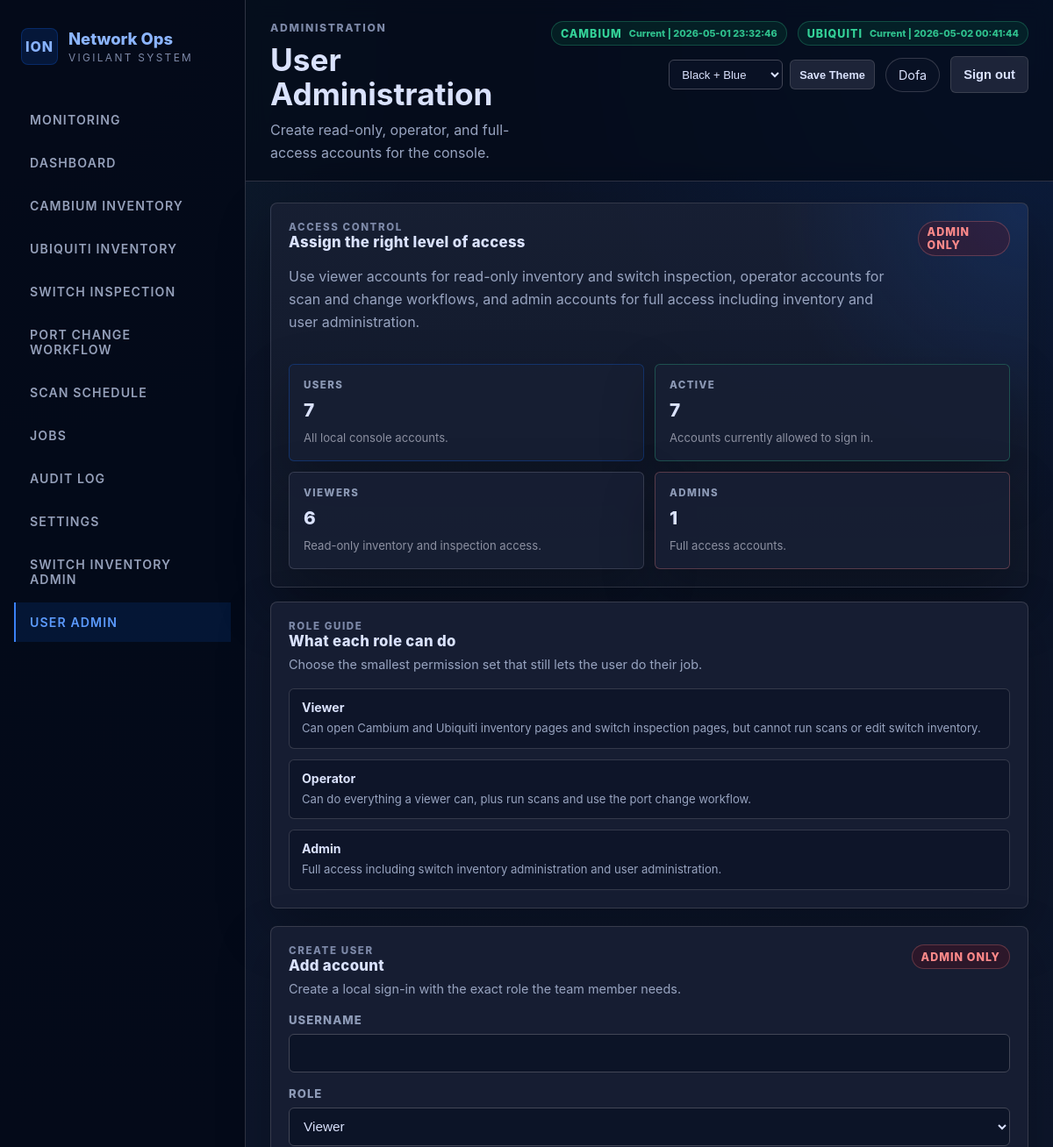
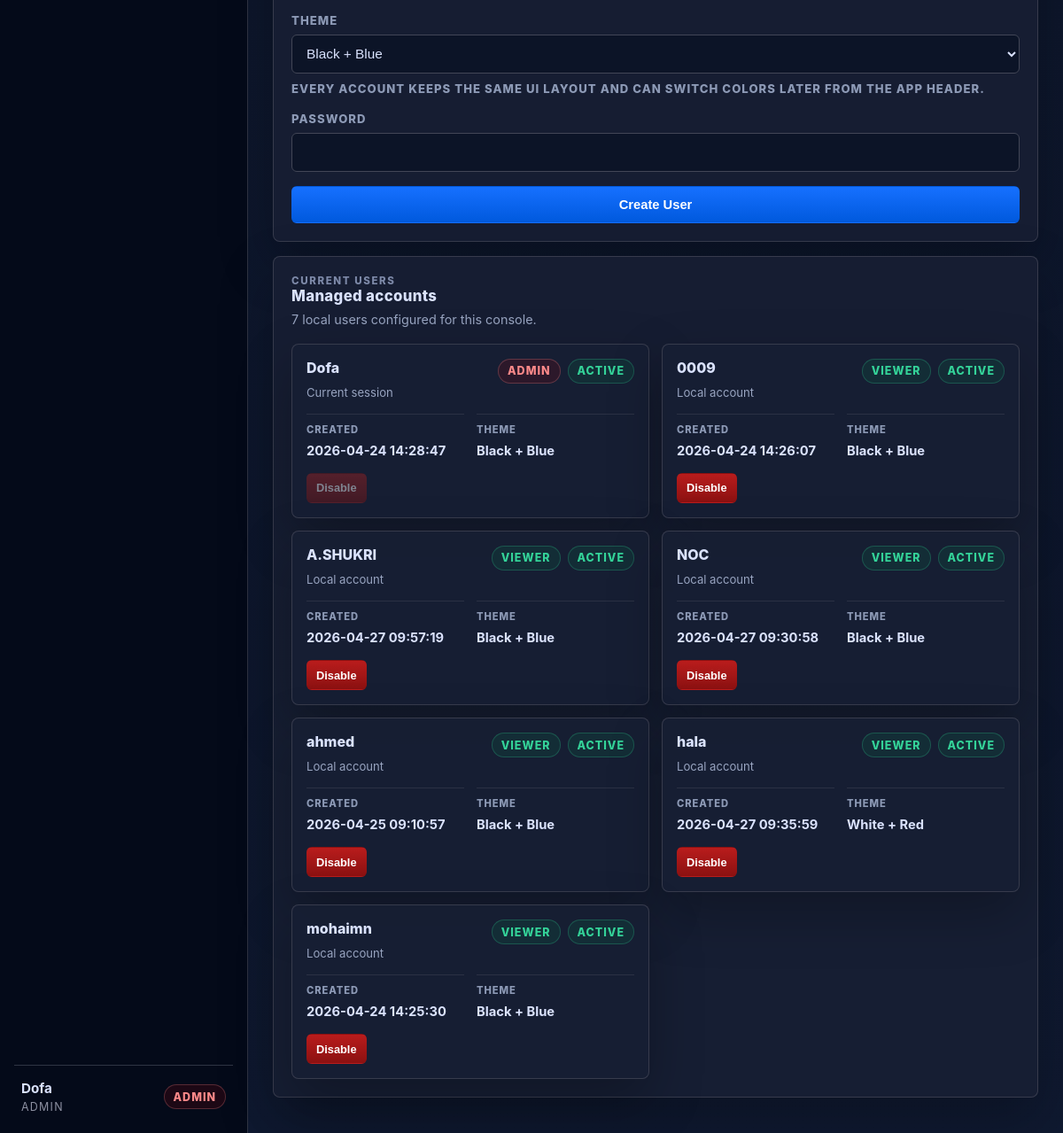
Page /admin/users (signed in) on the committed database (2 pictures, top to bottom).
### tables this page shows
CREATE TABLE users (
    id INTEGER PRIMARY KEY AUTOINCREMENT,
    username TEXT NOT NULL UNIQUE,
    password_hash TEXT NOT NULL,
    role TEXT NOT NULL,
    is_active INTEGER NOT NULL DEFAULT 1,
    created_at TEXT NOT NULL
, ui_preference TEXT NOT NULL DEFAULT 'modern');

CREATE TABLE jobs (
    id INTEGER PRIMARY KEY AUTOINCREMENT,
    job_type TEXT NOT NULL,
    vendor TEXT,
    trigger_source TEXT NOT NULL,
    status TEXT NOT NULL,
    requested_by INTEGER,
    message TEXT,
    meta_json TEXT,
    created_at TEXT NOT NULL,
    started_at TEXT,
    finished_at TEXT
);

### app/routes/admin.py (the view, shortened to what this page needs)
@bp.route("/users", methods=["GET", "POST"])
@role_required("admin")
def users():
    form_data = _default_user_form_data()
    form_errors: dict[str, str] = {}
    page_feedback = None
    all_users = user_service.list_users()
    pager = paginate_items(all_users, parse_page(request.args.get("page")), per_page=20)
    user_summary = {
        "total": len(all_users),
        "active": sum(1 for item in all_users if item["is_active"]),
        "viewers": sum(1 for item in all_users if item["role"] == "viewer"),
        "operators": sum(1 for item in all_users if item["role"] == "operator"),
        "admins": sum(1 for item in all_users if item["role"] == "admin"),
    }
    return render_template(
        "admin/users.html",
        users=pager["items"],
        form_data=form_data,
        form_errors=form_errors,
        page_feedback=page_feedback,
        pager=pager,
        user_summary=user_summary,
    )

### app/db.py (called while the page is built)
def _ensure_parent(path: Path) -> None:
    path.parent.mkdir(parents=True, exist_ok=True)

def get_db() -> sqlite3.Connection:
    connection = g.get("_db")
    if connection is None:
        db_path = Path(current_app.config["DATABASE_PATH"])
        _ensure_parent(db_path)
        connection = sqlite3.connect(db_path)
        connection.row_factory = sqlite3.Row
        g._db = connection
    return connection

### app/routes/admin.py (called while the page is built)
def _default_user_form_data() -> dict:
    return {
        "username": "",
        "role": "viewer",
        "ui_preference": "dark",
        "password": "",
    }

### app/services/audit_service.py (called while the page is built)
def recent_events(limit: int = 10) -> list[dict]:
    rows = get_db().execute(
        """
        SELECT id, actor_username, action, resource_type, resource_id, details_json, created_at
        FROM audit_logs
        ORDER BY id DESC
        LIMIT ?
        """,
        (limit,),
    ).fetchall()
    return [_enrich_event(dict(row)) for row in rows]

def _load_details(raw: str | None) -> dict:
    if not raw:
        return {}
    try:
        return json.loads(raw)
    except json.JSONDecodeError:
        return {"raw": raw}

def _enrich_event(event: dict) -> dict:
    details = _load_details(event.get("details_json"))
    event["details"] = details
    event["outcome"] = _derive_outcome(event.get("action", ""), details)
    event["summary"] = _build_summary(event, details)
    event["target_label"] = details.get("switch") or details.get("name") or event.get("resource_id") or "-"
    return event

def _derive_outcome(action: str, details: dict) -> str:
    if details.get("outcome"):
        return str(details["outcome"])
    lowered = action.lower()
    if any(token in lowered for token in ("failed", "rejected", "denied")):
        return "failed"
    if any(token in lowered for token in ("completed", "deleted", "added", "triggered")):
        return "success"
    return "info"

### app/services/jobs_service.py (called while the page is built)
def latest_successful_run(vendor: str) -> dict | None:
    row = get_db().execute(
        """
        SELECT id, vendor, finished_at, created_at, meta_json
        FROM jobs
        WHERE job_type = 'scan' AND vendor = ? AND status = 'success'
        ORDER BY id DESC
        LIMIT 1
        """,
        (vendor,),
    ).fetchone()
    return _enrich_job(dict(row)) if row else None

def _load_meta(raw: str | None) -> dict:
    if not raw:
        return {}
    try:
        return json.loads(raw)
    except json.JSONDecodeError:
        return {}

### app/utils/helpers.py (called while the page is built)
def utcnow() -> datetime:
    return datetime.now(timezone.utc)

### app/templates/admin/users.html (shortened to what this page needs)
{% extends "base.html" %}
{% import "components/ui.html" as ui with context %}

### app/templates/base.html (shortened to what this page needs)
{% import "components/ui.html" as ui with context %}
<!doctype html>
<html lang="en">
<head>
  <link rel="stylesheet" href="{{ url_for('static', filename='app.css') }}">
</head>
<body class="theme-{{ current_theme_mode if current_user else 'dark' }}" data-theme="{{ current_theme_mode if current_user else 'dark' }}">
  <div class="layout">
    {% if current_user %}
    <aside class="sidebar">
      <div class="sidebar-brand">
        <div class="brand-mark">ION</div>
        <div>
          <div class="brand-title">Network Ops</div>
          <div class="brand-subtitle">Vigilant System</div>
        </div>
      </div>
      <nav class="nav-group">
        {% for item in shell_nav %}
        {% set href = url_for(item.endpoint, **(item.route_args or {})) %}
        {% set is_active = (
          (item.match_mode == 'endpoint' and active_endpoint == item.endpoint)
          or (item.match_mode == 'path' and (request.path == href or (item.match_prefix and request.path.startswith(item.match_prefix))))
        ) %}
        <a class="nav-link {% if is_active %}is-active{% endif %}" href="{{ href }}">
          {{ item.label }}
        </a>
        {% endfor %}
      </nav>
      <div class="sidebar-footer">
        <div class="sidebar-user">
          <div class="sidebar-user__name">{{ current_user.username }}</div>
          <div class="sidebar-user__meta">{{ current_user.role }}</div>
        </div>
        {{ ui.badge(current_user.role, current_user.role) }}
      </div>
    </aside>
    {% endif %}
    <main class="main-shell">
      {% if current_user %}
      <header class="topbar">
        <div class="topbar__context">
          <div class="eyebrow">{{ page_kicker_html | safe }}</div>
          <h1 class="page-title">{{ page_title_html | safe }}</h1>
          {{ page_subtitle_html | safe }}
        </div>
        <div class="topbar-actions">
          <div class="status-cluster">
            {% for item in shell_status %}
            {{ ui.badge(item.label, item.tone, item.meta ~ " | " ~ item.value) }}
            {% endfor %}
          </div>
          <form method="post" action="{{ url_for('auth.update_ui_mode') }}" class="inline-form">
            <select name="ui_preference" class="select-small" aria-label="Theme">
              <option value="dark" {% if current_theme_mode == 'dark' %}selected{% endif %}>Black + Blue</option>
            </select>
            <button class="button button-secondary button-small" type="submit">Save Theme</button>
          </form>
          <span class="user-chip">{{ current_user.username }}</span>
          <form method="post" action="{{ url_for('auth.logout') }}">
            <button class="button button-secondary" type="submit">Sign out</button>
          </form>
        </div>
      </header>
      {% endif %}
      {% if current_user %}<div class="content-shell">{% endif %}
      {{ page_content_html | safe }}
      {% if current_user %}</div>{% endif %}
    </main>
  </div>
</body>
</html>

### app/templates/components/ui.html (shortened to what this page needs)
{% macro badge(label, tone='neutral', meta='') -%}
<span class="badge badge-{{ tone }}">
  <span>{{ label }}</span>
  {% if meta %}<small>{{ meta }}</small>{% endif %}
</span>
{%- endmacro %}

### rows in the picture
users: username "Dofa", role "ADMIN"
jobs: vendor "CAMBIUM", meta "Current | 2026-05-01 23:32:46"
jobs: vendor "UBIQUITI", meta "Current | 2026-05-02 00:41:44"

### other values in the picture
{{ item.label }} "MONITORING" "DASHBOARD" "CAMBIUM INVENTORY" "UBIQUITI INVENTORY" "SWITCH INSPECTION" "PORT CHANGE WORKFLOW" "SCAN SCHEDULE" "JOBS" "AUDIT LOG" "SETTINGS" "SWITCH INVENTORY ADMIN" "USER ADMIN"
{{ page_kicker_html | safe }} "ADMINISTRATION"
{{ page_title_html | safe }} "User Administration"
{{ page_subtitle_html | safe }} "Create read-only, operator, and full-access accounts for the console."
